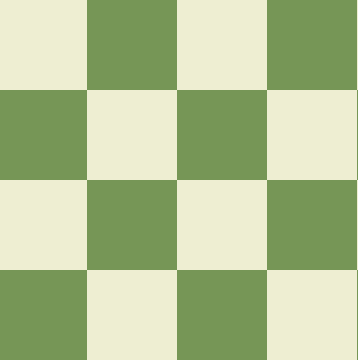
#> input picture sample4.png, 359 x 360 px
$ python harris.py
#> lines starting #> are read from the running program, lines starting #| are printed output that depends on the picture; after the words box and inside, x2 and y2 are one past the last pixel; in counts of white or black regions, pixels touching at a corner belong together
import cv2 as cv
import numpy as np
import os
import math
from scipy import ndimage

img = cv.imread('sample4.png')
#> img is the input picture: shape (360, 359, 3); mean B, G, R 148.3, 194.2, 178.2
gray = cv.cvtColor(img,cv.COLOR_BGR2GRAY)
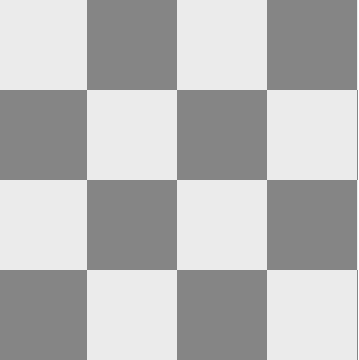
#> gray: shape (360, 359); min 133, max 255, mean 184.2


def getParams(grad_x,grad_y,x,y):
    a = b = c = 0.00

    for i in range(x-1,x+2):
        for j in range(y-1,y+2):
            a = a + (grad_x[i][j])**2
            b = b + grad_y[i][j]**2
            c = c + grad_x[i][j]*grad_y[i][j]
    return a,2*b,c

def NMS(corner_image,dp,n,m):
    tr = [[0]*m for _ in range(n)]

    for i in range(1,n-1):
        for j in range(1,m-1):
            if dp[i][j]>=dp[i-1][j] and dp[i][j]>=dp[i-1][j-1] and dp[i][j]>=dp[i-1][j+1] and dp[i][j]>=dp[i][j-1] and dp[i][j]>=dp[i][j+1] and dp[i][j]>=dp[i+1][j] and dp[i][j]>=dp[i+1][j-1] and dp[i][j]>=dp[i+1][j+1]:
                if dp[i][j]>0:
                    cv.circle( corner_image, (i, j), 3, (255,0,0), 3)

    return corner_image

def HarrisCorner(img,threshold,k):
    n,m,h = img.shape
    print(n,m)
    gray = cv.cvtColor(img,cv.COLOR_BGR2GRAY)
    gray = ndimage.gaussian_filter(gray, sigma = 1.0)
    grad_x = cv.Sobel(gray,cv.CV_16S,1,0,0,borderType=cv.BORDER_DEFAULT)
    grad_y = cv.Sobel(gray,cv.CV_16S,0,1,0,borderType=cv.BORDER_DEFAULT)
    grad_x = grad_x.astype('float64')
    grad_y = grad_y.astype('float64')

    dp = [[-1]*m for _ in range(n)]

    mn = 0

    for i in range(1,n-1):
        for j in range(1,m-1):
            a,b,c = getParams(grad_x,grad_y,i,j)
            lambda1 = a+c+ (math.sqrt(b**2 + (a-c)**2))
            lambda1 = lambda1/2

            lambda2 = a+c - (math.sqrt(b**2 + (a-c)**2))
            lambda2 = lambda2/2

            R = lambda1*lambda2 - ((lambda1-lambda2)**2)*k
            mn = min(mn,R)
            dp[i][j] = R

    for i in range(n):
        for j in range(m):
            if dp[i][j] == -1:
                dp[i][j] = mn
    return dp

n,m,h = img.shape
#> n = 360; m = 359; h = 3
dp = HarrisCorner(img,5,0.04)
#| 360 359
#> in HarrisCorner, `grad_x = cv.Sobel(gray,cv.CV_16S,1,0,0,borderType=cv.BORDER_DEFAULT)`:
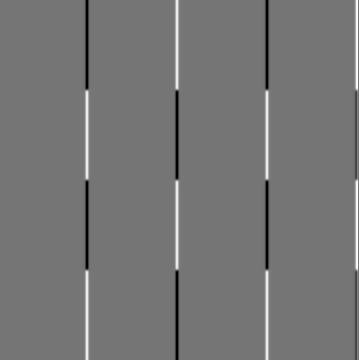
#> grad_x: shape (360, 359) int16; min -264, max 308, mean 0.7; drawn with min black and max white
#> in HarrisCorner, `grad_y = cv.Sobel(gray,cv.CV_16S,0,1,0,borderType=cv.BORDER_DEFAULT)`:
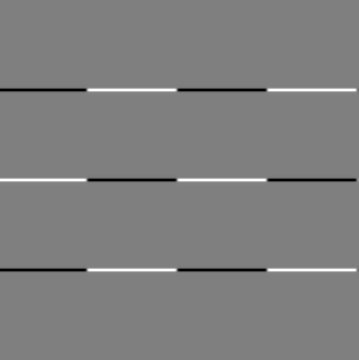
#> grad_y: shape (360, 359) int16; min -264, max 264, mean 0; drawn with min black and max white
corner_image = np.copy(img)
corner_image = NMS(corner_image,dp,n,m)
#> after the loop in NMS, `for i in range(1,n-1):`:
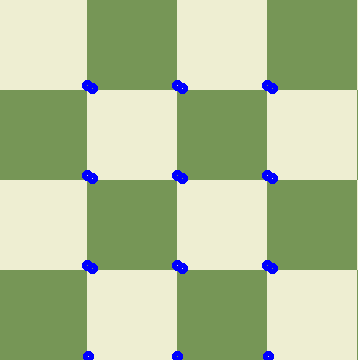
#> corner_image: shape (360, 359, 3); 1.28% of pixels changed, all inside (x1, y1, x2, y2) = (82, 80, 278, 360)
cv.imshow('img',corner_image)
cv.waitKey(0)
cv.imwrite('Corners_Detected.png',corner_image)
